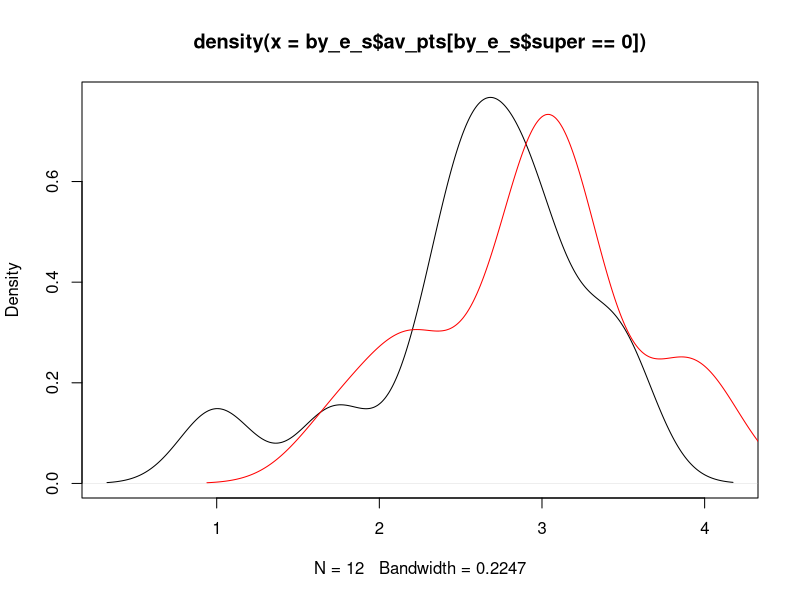

Source code (R): (Note: this script raises an error after producing the figure.)
## ---- chunk 1
library(foreign)
raw <- read.csv("538_presidential_endorsements.csv",
               stringsAsFactors = FALSE)
## ---- chunk 2
# install.packages("dplyr")
library(dplyr)
## ---- chunk 3
# Explicitly selecting variables one-by-one
df_sub1 <- raw %>%
  dplyr::select(position,
                endorsee)

# Selecting multiple variables at once
df_sub2 <- raw %>%
  dplyr::select(position,
                endorsee,
                source:drop_date) #Selecting a number of columns. 
names(df_sub2)
# Later we will also learn a few additional tricks using helper functions
## ---- chunk 4
df_sub3 <- raw %>%
  dplyr::select(-source)
## ---- chunk 5
df_sub3 <- raw %>%
  dplyr::select(date,
                endorsee,
                endorser,
                points)
## ---- chunk 6
names(raw)
df <- raw %>%
  dplyr::select(endorse_date = date,
                endorser_party = endorser.party,
                everything())
## ---- chunk 7
df_endorse <- df %>%
  dplyr::select(contains("endorse"))
names(df_endorse)
## ---- chunk 8
df_startsp <- df %>%
  dplyr::select(starts_with("p"))
names(df_startsp)
## ---- chunk 9
table(df$endorser_party) 
df_nondem <- df %>%
  filter(endorser_party != "D")
## ---- chunk 10
table(is.na(df$endorsee))
## ---- chunk 11
df_nona <- df %>%
  filter(!is.na(endorsee))
## ---- chunk 12
super_tuesday <- c("AL", "AR", "CA", "CO", "ME", "MA", "MN", "NC", "OK", "TN", "TX", "UT", "VT", "VA")
df_super <- df %>%
  filter(state %in% super_tuesday)
## ---- chunk 13
head(df$state)
test1 <- df %>%
  filter(state %in% c("CA", "TX"))
nrow(test1)
head(test1$state)

test2 <- df %>%
  filter(state == c("CA", "TX"))
nrow(test2)
head(test2$state)
## ---- chunk 14
table(df$points)
df_rescaled <- df %>%
  dplyr::mutate(points_rescaled = points/10)
## ---- chunk 15
df_super2 <- df %>%
  mutate(super = ifelse(state %in% super_tuesday, 1, 0))
## ---- chunk 16
df_drop <- df %>% 
  mutate(drop = replace(drop, endorsee == "Cory Booker", 1))
## ---- chunk 17
df_super_alt <- df %>%
  mutate(newvar = case_when(
    state %in% super_tuesday ~ 1, #Read: "If state is part of super_tuesday"
    T ~ 0 #Read: "In all other cases"
  ))
## ---- chunk 18
table(df$position)
df_regroup <- df %>%
  mutate(position_redux = case_when(
    position %in% c("past president",
                    "past vice president")  ~ "Former government",
    position == "governor" ~ "Governor", 
    position %in% c("senator", "representative") ~ "Member of Congress",
    T ~ "Other"
  ))
table(df_regroup$position_redux)
## ---- chunk 19
df_new <- raw %>%
  
  # Renaming endorser_party variable
  # selecting remainding variables minus source variable
  dplyr::select(endorse_date = date,
                endorser_party = endorser.party,
                everything(),
                -source) %>%
  
  # Creating Super Tuesday variable
  mutate(super = ifelse(state %in% super_tuesday, 1, 0)) %>%
  
  # recoding drop variable
  mutate(drop = replace(drop, endorsee == "Cory Booker", 1)) %>%
  
  # Coding alternative position variable
  mutate(position_redux = case_when(
    position %in% c("past president",
                    "past vice president")  ~ "Former government",
    position == "governor" ~ "Governor", 
    position %in% c("senator", "representative") ~ "Member of Congress",
    T ~ "Other"
  ))
## ---- chunk 20
by_endorsee <- df_new %>%
  group_by(endorsee) %>%
  summarize(av_pts = mean(points, na.rm = T),
            tot_pts = sum(points, na.rm = T))
## ---- chunk 21
by_endorsee <- df_new %>%
  filter(!is.na(endorsee)) %>%
  group_by(endorsee) %>%
  summarize(av_pts = mean(points, na.rm = T),
            tot_pts = sum(points, na.rm = T))
## ---- chunk 22
by_endorsee <- df_new %>%
  filter(!is.na(endorsee)) %>%
  group_by(endorsee) %>%
  summarize(av_pts = mean(points, na.rm = T),
            tot_pts = sum(points, na.rm = T),
            count_endorsement = n()) #counts the number of observations
## ---- chunk 23
by_e_s <- df_new %>%
  filter(!is.na(endorsee)) %>%
  group_by(endorsee, super) %>%
  summarize(av_pts = mean(points, na.rm = T),
            tot_pts = sum(points, na.rm = T),
            count_endorsement = n()) #counts the number of observations
## ---- chunk 24
{plot(density(by_e_s$av_pts[by_e_s$super == 0]))
lines(density(by_e_s$av_pts[by_e_s$super == 1]),
      col = "red")}
## ---- chunk 25
pleasedont <- df_new %>%
  filter(!is.na(endorsee)) %>%
  
  group_by(endorsee) %>%
  mutate(count_endorsement = n())
## ---- chunk 26
by_endorsee <- df_new %>%
  filter(!is.na(endorsee)) %>%
  group_by(endorsee) %>%
  summarize(av_pts = mean(points, na.rm = T),
            tot_pts = sum(points, na.rm = T),
            count_endorsement = n()) %>%
  
  # ordering output
  arrange(count_endorsement)
## ---- chunk 27
by_endorsee <- df_new %>%
  filter(!is.na(endorsee)) %>%
  group_by(endorsee) %>%
  summarize(av_pts = mean(points, na.rm = T),
            tot_pts = sum(points, na.rm = T),
            count_endorsement = n()) %>%
  
  # ordering output
  arrange(desc(av_pts)) # - works too but I find it confusing
## ---- chunk 28
by_endorsee <- df_new %>%
  filter(!is.na(endorsee)) %>%
  group_by(endorsee) %>%
  summarize(av_pts = mean(points, na.rm = T),
            tot_pts = sum(points, na.rm = T),
            count_endorsement = n()) %>%
  
  # ordering output
  arrange(desc(count_endorsement), desc(av_pts))
## ---- chunk 29
by_endorsee_top10 <- df_new %>%
  filter(!is.na(endorsee)) %>%
  group_by(endorsee) %>%
  summarize(av_pts = mean(points, na.rm = T),
            tot_pts = sum(points, na.rm = T),
            count_endorsement = n()) %>%
  
  # ordering output
  arrange(desc(count_endorsement), desc(av_pts)) %>%
  
  # only the top ten
  slice(1:10)
## ---- chunk 30
# write.dta(df_new, "highest_endorsements.dta")
## ---- chunk 31
#install.packages("lubridate")
library(lubridate)
## ---- chunk 32
dates <- c("2020-01-17", "2020.01.17", "2020-1-17")
ymd(dates)
## ---- chunk 33
dates2 <- c("01-17-2020", "01.17.2020", "1-17-2020")
mdy(dates2)
## ---- chunk 34
table(df_new$drop_date)
head(table(df_new$endorse_date))
df_new <- df_new %>%
  mutate(endorse_date = dmy(endorse_date),
         drop_date = ymd(drop_date))
## ---- chunk 35
df_new <- df_new %>%
  mutate(endorse_year = year(endorse_date),
         endorse_month = month(endorse_date)) 
## ---- chunk 36
df_drop_endorse <- df_new %>%
  filter(drop == 1) %>%
  group_by(endorse_year, endorse_month) %>%
  summarise(count = n())
## ---- chunk 37
df_drop_duration <- df_new %>%
  filter(drop == 1) %>%
  group_by(endorsee) %>%
  filter(endorse_date == max(endorse_date)) %>%
  ungroup() %>%
  mutate(dur = interval(endorse_date, drop_date),
         dur_days = as.duration(dur)/ddays(1)) %>%
  arrange(desc(dur_days))
## ---- chunk 38
dob <- ymd("1987-1-19")
today <- ymd("2020-01-17")
interval(dob, today)/days(1)
## ---- chunk 39
wday(dob, label = T)
## ---- chunk 40
library(haven)
# load datasets 
w38.df <- haven::read_dta("ATP_W38.dta")
w39.df <- haven::read_dta("ATP_W39.dta")
## ---- chunk 41
# View(w38.df)
## ---- chunk 42
attributes(w38.df$VTPLAN_W38)
attributes(w39.df$VOTED_ATP_W39)
# attributes(w38.df$F_PARTY_FINAL)
# attributes(w38.df$F_IDEO)
## ---- chunk 43
w39.df <- w39.df %>%
  mutate(party_cat = case_when(
    F_PARTY_FINAL == "2" ~ "dem",
    F_PARTY_FINAL == "1" ~ "rep",
    F_PARTY_FINAL == "3" ~ "ind",
    T ~ "other"
  ))
table(w39.df$party_cat)
table(w39.df$party_cat)/nrow(w39.df)*100
## ---- chunk 44
# full_wrong <- full_join(w38.df, w39.df, by = "F_PARTY_FINAL")
# nrow(full_wrong)
## ---- chunk 45
full_alsowrong <- full_join(w38.df, w39.df)
nrow(full_alsowrong)
## ---- chunk 46
names(w38.df)
w38.df <- w38.df %>% 
  dplyr::select(QKEY:VTPLAN_W38,
                F_PARTY_FINAL_W38 = F_PARTY_FINAL,
                F_IDEO_W38 = F_IDEO)
names(w38.df)
## ---- chunk 47
w39.df <- w39.df %>% 
  dplyr::select(QKEY:VOTED_ATP_W39,
                F_PARTY_FINAL_W39 = F_PARTY_FINAL, 
                F_IDEO_W39 = F_IDEO)
names(w39.df)
## ---- chunk 48
merged_full <- full_join(w38.df, w39.df, by = "QKEY")
names(merged_full)
nrow(merged_full)
## ---- chunk 49
merged_inner <- inner_join(w38.df, w39.df, by = "QKEY") 
head(merged_inner)
nrow(merged_inner)
## ---- chunk 50
merged_left <- left_join(w38.df, w39.df, by = c("QKEY"))
nrow(w38.df) == nrow(merged_left)
## ---- chunk 51
merged_right <- right_join(w39.df, w38.df, by = c("QKEY"))
nrow(w38.df) == nrow(merged_right)
## ---- chunk 52
library(tidyr)
names(merged_inner)
df_long_small <- merged_inner %>%
  
  dplyr::select(QKEY,
                contains("POL1DT")) %>%
  
  pivot_longer(names_to = "wave",
               values_to = "trump_approval",
               cols = -QKEY) # Everything except the QKEY

# We could have also written cols = c("POL1DT_W38", "POL1DT_W39")

head(df_long_small)
## ---- chunk 53
# df_long_all <- merged_inner %>%
#   
#   pivot_longer(names_to = "variable",
#                values_to = "value",
#                cols = -QKEY)
## ---- chunk 54
df_long_all <- as_factor(merged_inner) %>%
  
  pivot_longer(names_to = "variable",
               values_to = "value",
               cols = -QKEY)
## ---- chunk 55
names(merged_inner)
df_long <- as_factor(merged_inner) %>%
  
  dplyr::select(QKEY,
                trump_w38 = POL1DT_W38,
                trump_w39 = POL1DT_W39,
                ideo_w38 = F_IDEO_W38,
                ideo_w39 = F_IDEO_W39,
                party_w38 = F_PARTY_FINAL_W38,
                party_w39 = F_PARTY_FINAL_W39) %>%
  
  pivot_longer(names_to = "variable",
               values_to = "value",
               cols = contains("trump"))

## Please inspect the output to reason about what happened above!

# Lets select all variables using a combination of multiple contains.
# Note that this is for instructional purposes only,
# in reality we would probably again use -QKEY
df_long <- as_factor(merged_inner) %>%
  
  dplyr::select(QKEY,
                trump_w38 = POL1DT_W38,
                trump_w39 = POL1DT_W39,
                ideo_w38 = F_IDEO_W38,
                ideo_w39 = F_IDEO_W39,
                party_w38 = F_PARTY_FINAL_W38,
                party_w39 = F_PARTY_FINAL_W39) %>%
  
  pivot_longer(names_to = "variable",
               values_to = "value",
               cols = c(contains("trump"), 
                        contains("ideo"), 
                        contains("par")))
## ---- chunk 56
df_long <- as_factor(merged_inner) %>%
  
  dplyr::select(QKEY,
                trump_38 = POL1DT_W38,
                trump_39 = POL1DT_W39,
                ideo_38 = F_IDEO_W38,
                ideo_39 = F_IDEO_W39,
                party_38 = F_PARTY_FINAL_W38,
                party_39 = F_PARTY_FINAL_W39) %>%
  
  pivot_longer(names_to = "variable",
               values_to = "value",
               cols = -QKEY) %>%
  
  separate(variable, c("var", "wave"))
## ---- chunk 57
df_change <- df_long %>%
  mutate(wave = as.numeric(wave)) %>%
  group_by(QKEY, var) %>%
  mutate(value_lag = lag(value)) %>%
  ungroup() %>%
  mutate(change = ifelse(value != value_lag, 1, 0))

# Only 0.06% of answers changed
sum(df_change$change, na.rm = T)/length(unique(df_change$QKEY))
## ---- chunk 58
names(df_long)
df_wide <- df_long %>%
  pivot_wider(names_from = var,
              values_from = value) %>%
  
  #Cleaning issues w/ levels
  droplevels() # drops empty factor levels
## ---- chunk 59
df_approval1 <- df_wide %>%
  filter(trump != "Refused") %>%
  group_by(wave, trump) %>%
  summarise(count = n()) %>%
  
  # Creating percentage
  ungroup() %>%
  group_by(wave) %>%
  mutate(perc = 100/sum(count)*count)
df_approval1
## ---- chunk 60
df_approval2 <- df_wide %>%
  filter(trump != "Refused",
         ideo != "Refused") %>%
  group_by(wave, trump, ideo) %>%
  summarise(count = n()) %>%
  
  # Creating percentage
  # Here, the baseline is all people in a certain ideology group per wave
  ungroup() %>%
  group_by(wave, ideo) %>%
  mutate(perc = 100/sum(count)*count) %>%
  filter(trump == "Approve")
  
library(ggplot2)
ggplot(df_approval2,
       aes(x = ideo, y = perc, fill = wave)) +
  geom_bar(stat = "identity", position = position_dodge())
## ---- chunk 61
names(df_long)
df_wider <- df_long %>%
  pivot_wider(names_from = c(var, wave),
              values_from = value)
